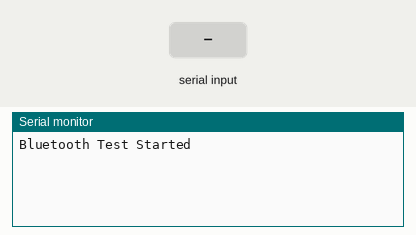
This sketch was run on a simulated Arduino Mega 2560, built with avr-gcc and run on an emulated ATmega2560. Shown: the last lines printed to the serial monitor. The inputs (shaded band) are chosen by the test bench. EEPROM starts erased.

Above: at 1.2 s.
1.3 s: "SET_TEMP:\n" received over the second serial link
At 1.8 s:
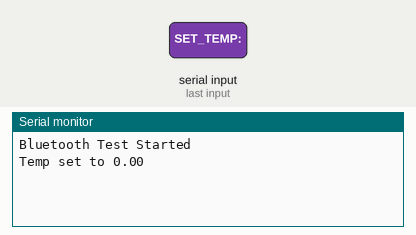
2.9 s: "SET_SPEED:\n" received over the second serial link
At 3.3 s:
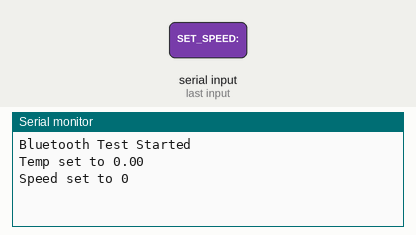
4.4 s: "START\n" received over the second serial link
At 5.6 s:
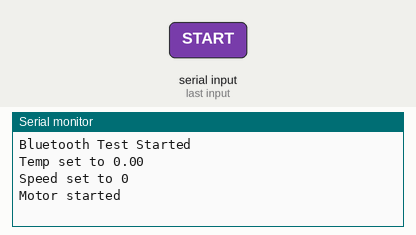
5.9 s: "STOP\n" received over the second serial link
At 6.8 s:
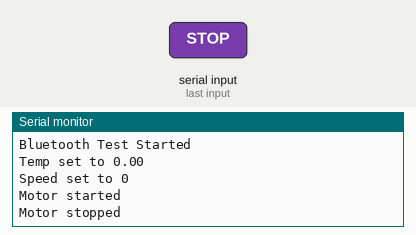
7.4 s: "GET_STATUS\n" received over the second serial link
At 8.1 s:
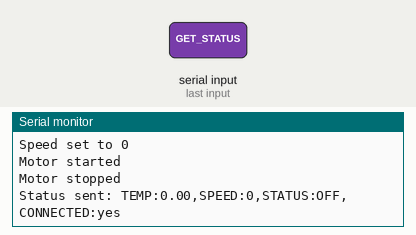
8.9 s: "SAVE\n" received over the second serial link
At 9.9 s:
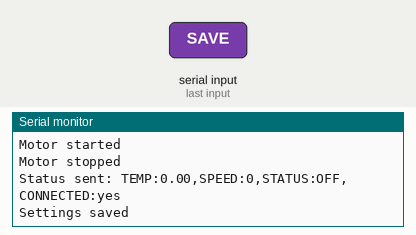

The sketch:

Bluetooth_Test.ino
```cpp
// 包含必要的函式庫
#include <EEPROM.h> // 用於保存設定到 EEPROM

// 變數定義（模擬原系統的相關變數）
float set_temperature = 200.0; // 溫度設定點（預設 200°C）
int max_speed = 1000; // 馬達最大速度（步/秒）
int rotating_speed = 0; // 當前馬達速度（模擬值）
bool activate_stepper = false; // 馬達啟用旗標

// 初始化設定
void setup() {
  // 初始化串行監視器，用於調試（可選）
  Serial.begin(9600);
  Serial.println("Bluetooth Test Started");

  // 初始化硬體串口Serial1（引腳0=TX, 1=RX）並載入保存的設定
  Serial1.begin(9600);
  EEPROM.get(0, set_temperature); // 載入保存的溫度 (地址 0)
  EEPROM.get(4, max_speed); // 載入保存的速度 (地址 4, int 佔 4 bytes)
}

// 主迴圈：持續處理藍牙輸入
void loop() {
  handleBluetooth(); // 處理藍牙輸入和命令
  updateSimulatedSpeed(); // 模擬更新速度（為了 GET_STATUS）
  delay(100); // 短暫延遲，避免過度循環
}

// 函式：處理藍牙輸入和命令解析
void handleBluetooth() {
  if (Serial1.available() > 0) {
    String command = Serial1.readStringUntil('\n');
    command.trim();
    if (command.startsWith("SET_TEMP:")) {
      String valueStr = command.substring(9);
      float newTemp = valueStr.toFloat();
      if (newTemp >= 0 && newTemp <= 300) {
        set_temperature = newTemp;
        Serial1.println("OK: Temp set to " + String(newTemp));
        Serial.println("Temp set to " + String(newTemp)); // 調試輸出
      } else {
        Serial1.println("ERROR: Invalid temp");
        Serial.println("Invalid temp");
      }
    } else if (command.startsWith("SET_SPEED:")) {
      String valueStr = command.substring(10);
      int newSpeed = valueStr.toInt();
      if (newSpeed >= 0 && newSpeed <= 1000) {
        max_speed = newSpeed;
        Serial1.println("OK: Speed set to " + String(newSpeed));
        Serial.println("Speed set to " + String(newSpeed)); // 調試輸出
      } else {
        Serial1.println("ERROR: Invalid speed");
        Serial.println("Invalid speed");
      }
    } else if (command == "START") {
      activate_stepper = true;
      Serial1.println("OK: Motor started");
      Serial.println("Motor started"); // 調試輸出
    } else if (command == "STOP") {
      activate_stepper = false;
      Serial1.println("OK: Motor stopped");
      Serial.println("Motor stopped"); // 調試輸出
    } else if (command == "GET_STATUS") {
      String status = "TEMP:" + String(set_temperature) + ",SPEED:" + String(rotating_speed) + ",STATUS:" + (activate_stepper ? "ON" : "OFF") + ",CONNECTED:yes";
      Serial1.println(status); // 發送機器狀態
      Serial.println("Status sent: " + status); // 調試輸出
    } else if (command == "SAVE") {
      EEPROM.put(0, set_temperature); // 保存溫度
      EEPROM.put(4, max_speed); // 保存速度
      Serial1.println("OK: Settings saved");
      Serial.println("Settings saved"); // 調試輸出
    } else {
      Serial1.println("ERROR: Unknown command");
      Serial.println("Unknown command: " + command);
    }
  }
}

// 函式：模擬更新速度（無硬體時，簡單設定 rotating_speed 為 max_speed 或 0）
void updateSimulatedSpeed() {
  rotating_speed = activate_stepper ? max_speed : 0;
}
```

Measured:
- after the input at 1.3 s, the serial monitor: prints a new line after 0.10 s (image 1)
- after the input at 2.9 s, the serial monitor: prints a new line at once (image 2)
- after the input at 4.4 s, the serial monitor: prints a new line at once (image 3)
- after the input at 5.9 s, the serial monitor: prints a new line at once (image 4)
- after the input at 7.4 s, the serial monitor: prints a new line at once (image 5)
- after the input at 8.9 s, the serial monitor: prints a new line at once (image 6)
